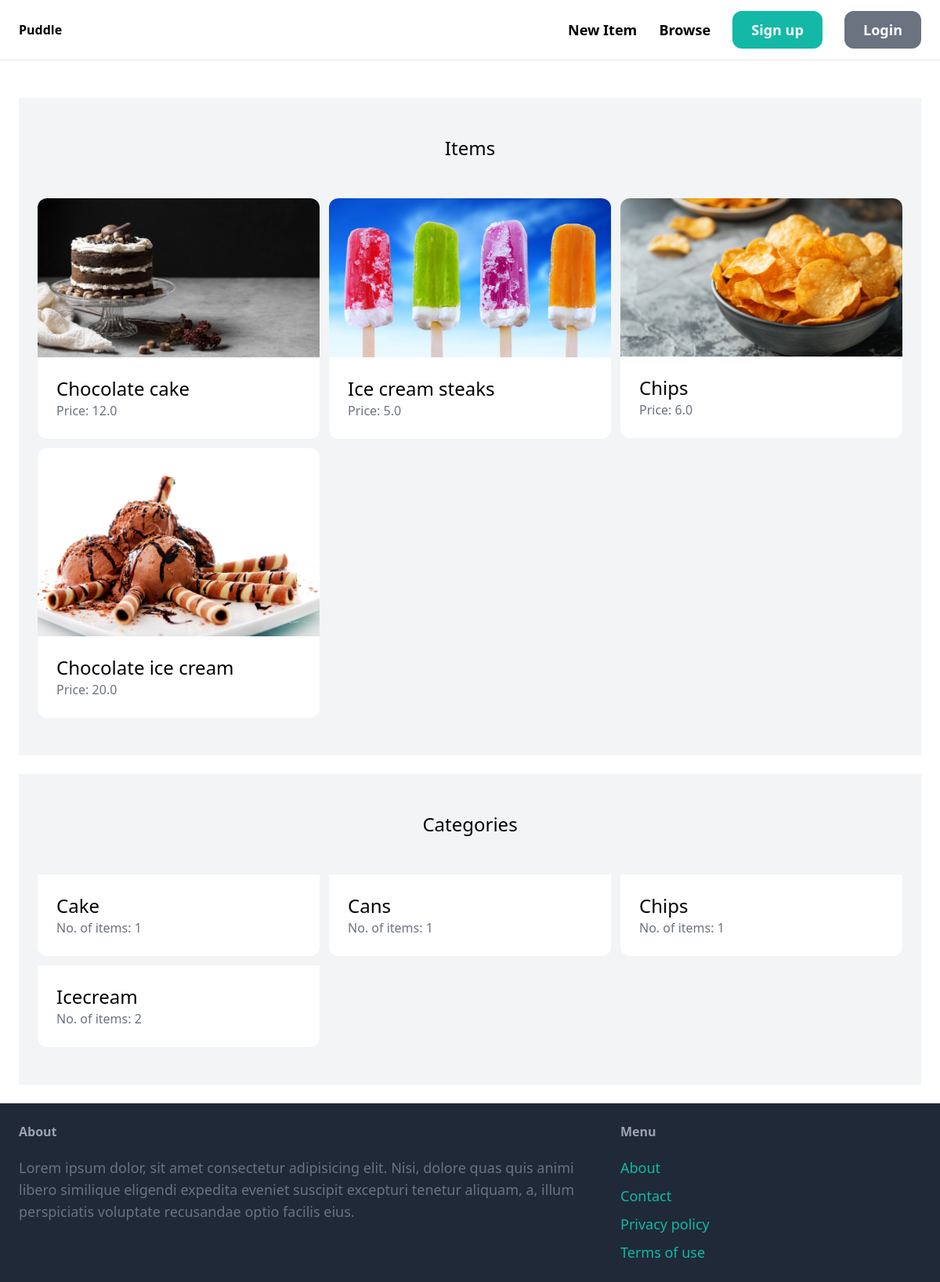
The page / on the database its author committed.
### items/models.py (models this page shows, shortened)
class Item(models.Model):
    name = models.CharField(max_length=255)
    description = models.TextField(null=True, blank=True)
    price = models.FloatField()
    is_sold = models.BooleanField(default=False)
    created_at = models.DateTimeField(auto_now_add=True)
    created_by = models.ForeignKey(User, related_name='items', on_delete=models.CASCADE)
    category = models.ForeignKey(Category, related_name='items', on_delete=models.CASCADE)
    image = models.ImageField(upload_to='item_images', blank=True, null=True)

class Category(models.Model):
    name = models.CharField(max_length=255)
    class Meta:
        verbose_name_plural = 'Categories'
        ordering = ('name',)

### core/views.py (the view)
# urls.py: path('', views.index, name='index'),
def index(request):
    items = Item.objects.filter(is_sold=False)[0:6]
    categories = Category.objects.all()
    return render(request, 'core/index.html', {
        'categories': categories,
        'items': items
    })

### core/templates/core/index.html (shortened to what this page needs)
{% extends 'core/base.html' %}
{% block content %}
    <div class="mt-6 px-6 py-12 bg-gray-100 round-xl">
        <h2 class="mb-12 text-2xl text-center">Items</h2>
            <div class="grid grid-cols-3 gap-3">
                {% for item in items %}
                    <div>
                        <a href="{% url 'items:details' item.id %}">
                            <div>
                                <img src="{{ item.image.url }}" alt="item image" class="rounded-t-xl">
                            </div>
                            <div class="p-6 bg-white rounded-b-xl">
                                <h2 class="text-2xl">{{ item.name }}</h2>
                                <p class="text-gray-500">Price: {{ item.price }}</p>
                            </div>
                        </a>
                    </div>
                {% endfor %}
            </div>
    </div>
    <div class="mt-6 px-6 py-12 bg-gray-100 round-xl">
        <h2 class="mb-12 text-2xl text-center">Categories</h2>
            <div class="grid grid-cols-3 gap-3">
                {% for category in categories %}
                    <div>
                        <a href="#">
                            <div class="p-6 bg-white rounded-b-xl">
                                <h2 class="text-2xl">{{ category.name }}</h2>
                                <p class="text-gray-500">No. of items: {{ category.items.count }}</p>
                            </div>
                        </a>
                    </div>
                {% endfor %}
            </div>
    </div>
{% endblock %}

### rows shown on the page
Item: image (picture), name "Chocolate cake", price "12.0"
Item: image (picture), name "Ice cream steaks", price "5.0"
Item: image (picture), name "Chips", price "6.0"
Item: image (picture), name "Chocolate ice cream", price "20.0"
Category: name "Cake", items.count "1"
Category: name "Cans", items.count "1"
Category: name "Chips", items.count "1"
Category: name "Icecream", items.count "2"
